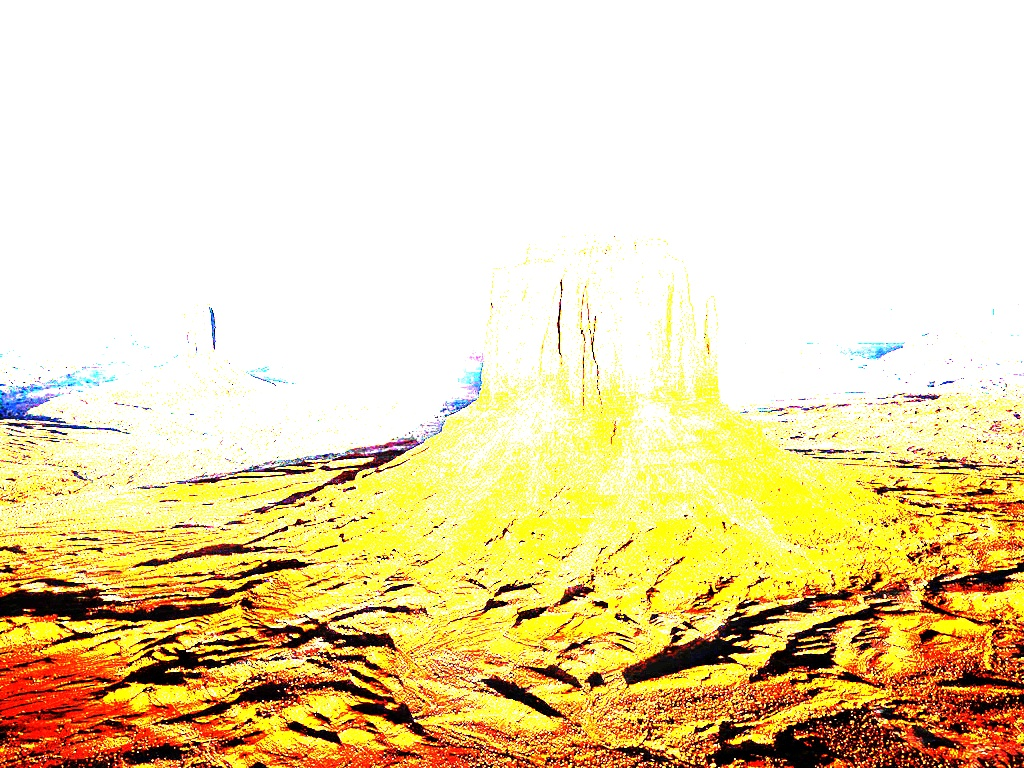
//> input picture ProcessamentoImagens/imagens/Desert.jpg, 1024 x 768 px
$ ./teste_opencv imagens/Desert.jpg   (built with g++ and OpenCV 4)
//> lines starting //> are read from the running program, lines starting //| are printed output that depends on the picture
/**
 * @function EqualizeHist_Demo.cpp
 * @brief Demo code for equalizeHist function
 * @author OpenCV team
 */

#include "cv.h"
#include "highgui.h"
#include <iostream>
#include <stdio.h>

using namespace cv;
using namespace std;

/**
 * @function main
 */
int main( int argc, char** argv )
{
  Mat src, dst;

  char* source_window = "Source image";
  char* equalized_window = "Equalized Image";

  /// Load image
  src = imread( argv[1], 1 );
//> src is the input picture: 768 rows x 1024 cols, CV_8UC3; mean B, G, R 173, 217.4, 233

  if( !src.data )
    { cout<<"Usage: ./Histogram_Demo <path_to_image>"<<endl;
      return -1;
    }

  /// Convert to grayscale
  cvtColor( src, src, CV_BGR2GRAY );
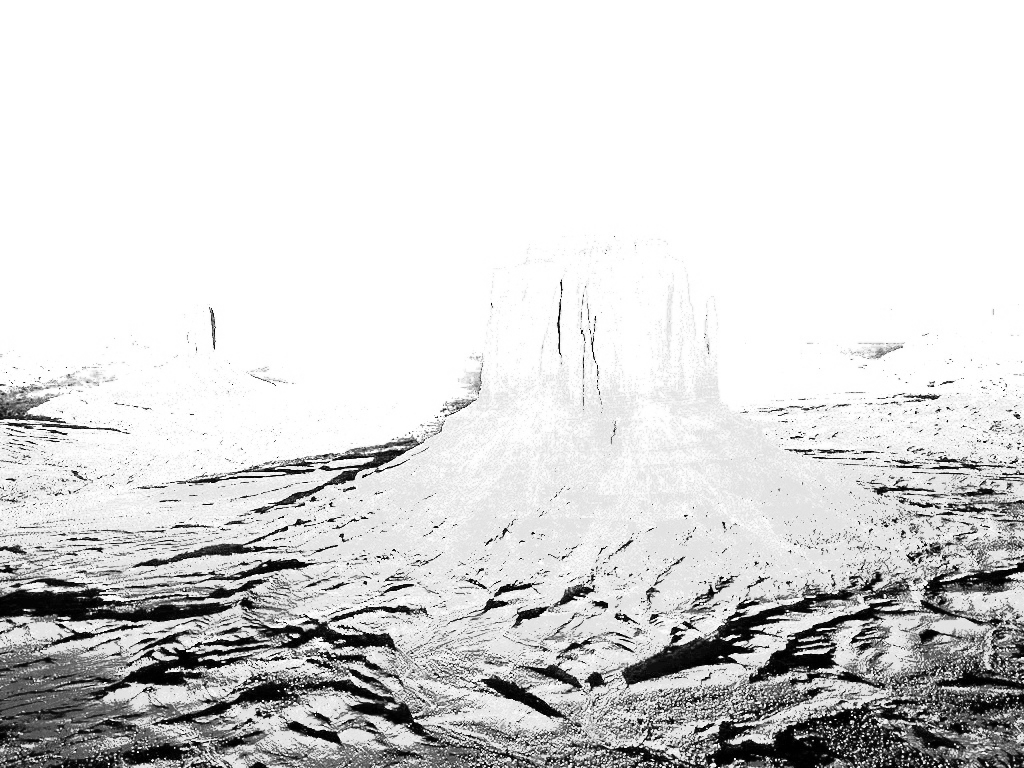
//> src: 768 rows x 1024 cols, CV_8UC1; min 0, max 255, mean 217

  /// Apply Histogram Equalization
  equalizeHist( src, dst );
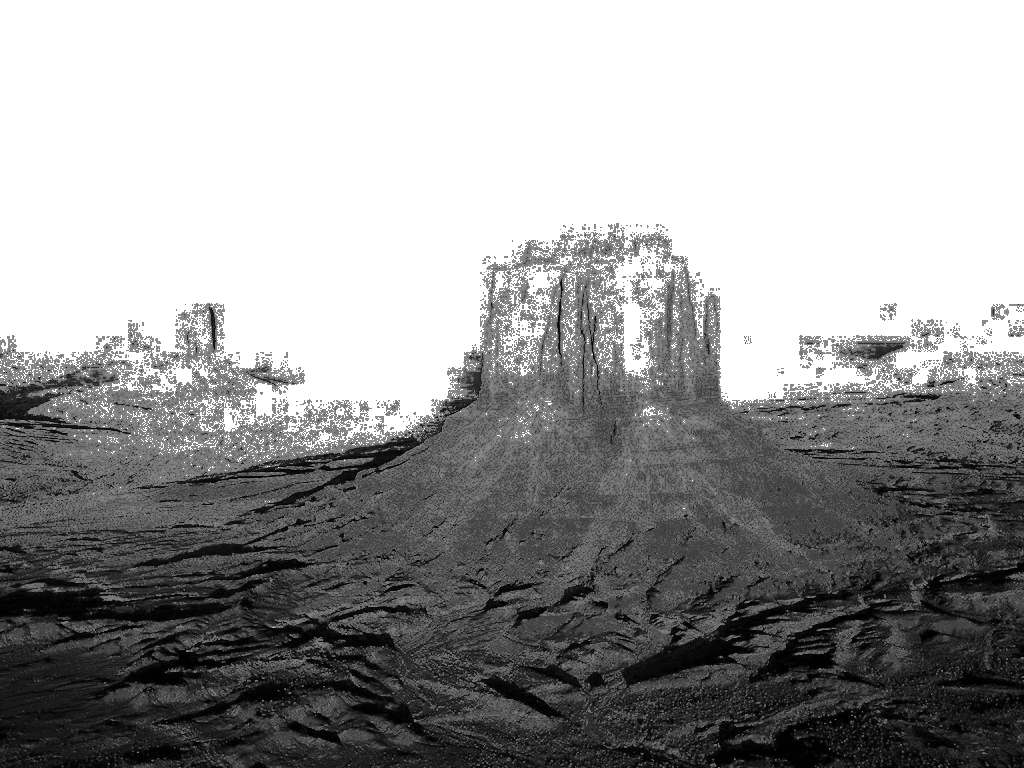
//> dst: 768 rows x 1024 cols, CV_8UC1; min 0, max 255, mean 155.6

  // [9 lines of commented-out code are left out]

   imwrite("saida/Penguins.jpg", dst);

  return 0;

}

$ run again, on ProcessamentoImagens/imagens/Penguins.png
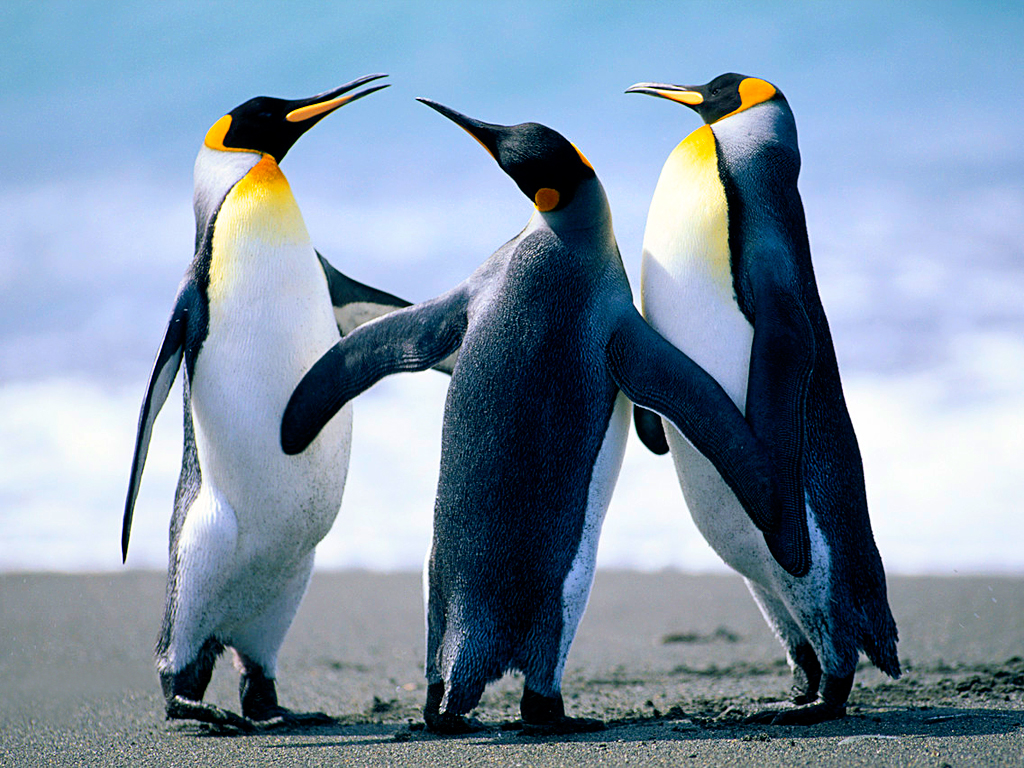
//> input picture ProcessamentoImagens/imagens/Penguins.png, 1024 x 768 px
//> src is the input picture: 768 rows x 1024 cols, CV_8UC3; mean B, G, R 168.1, 148, 127.8
//> `cvtColor( src, src, CV_BGR2GRAY );`:
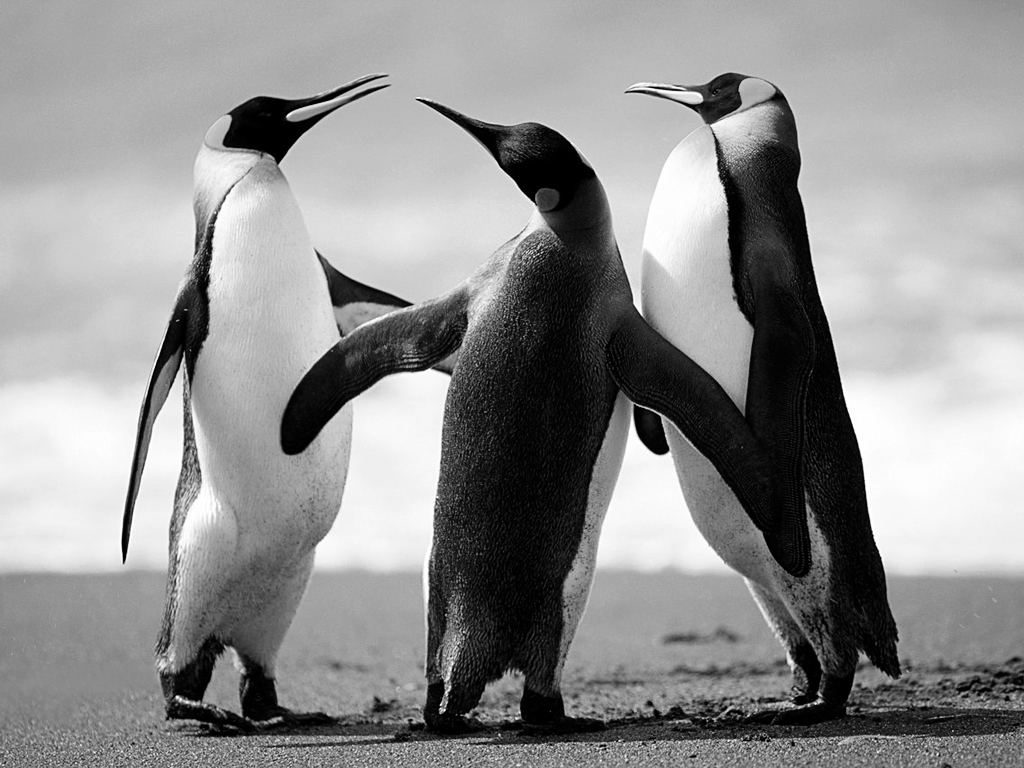
//> src: 768 rows x 1024 cols, CV_8UC1; min 0, max 255, mean 144.3
//> `equalizeHist( src, dst );`:
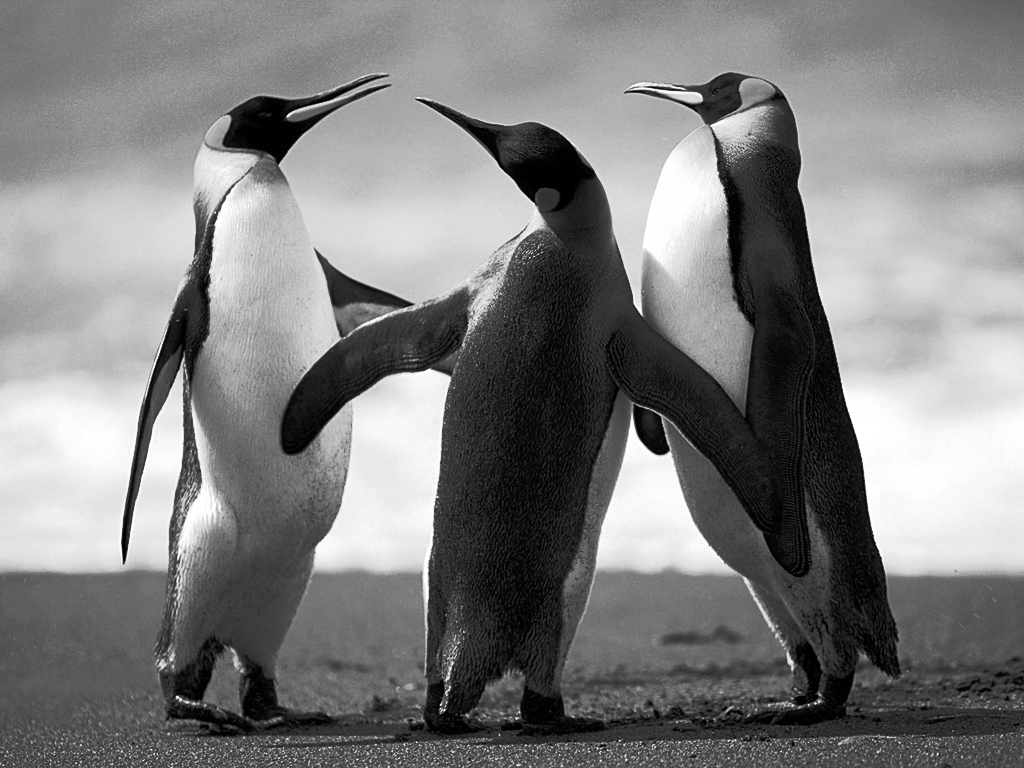
//> dst: 768 rows x 1024 cols, CV_8UC1; min 0, max 255, mean 127.1

$ run again, on ProcessamentoImagens/imagens/Tulips.jpeg
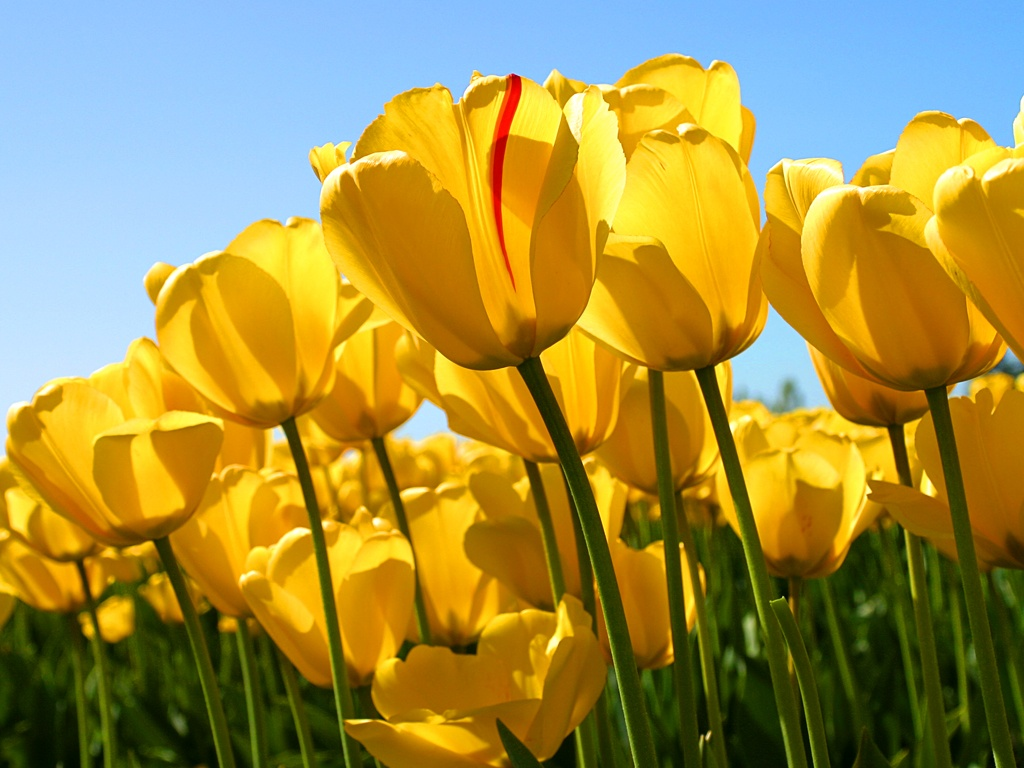
//> input picture ProcessamentoImagens/imagens/Tulips.jpeg, 1024 x 768 px
//> src is the input picture: 768 rows x 1024 cols, CV_8UC3; mean B, G, R 67.3, 143.3, 161.2
//> `cvtColor( src, src, CV_BGR2GRAY );`:
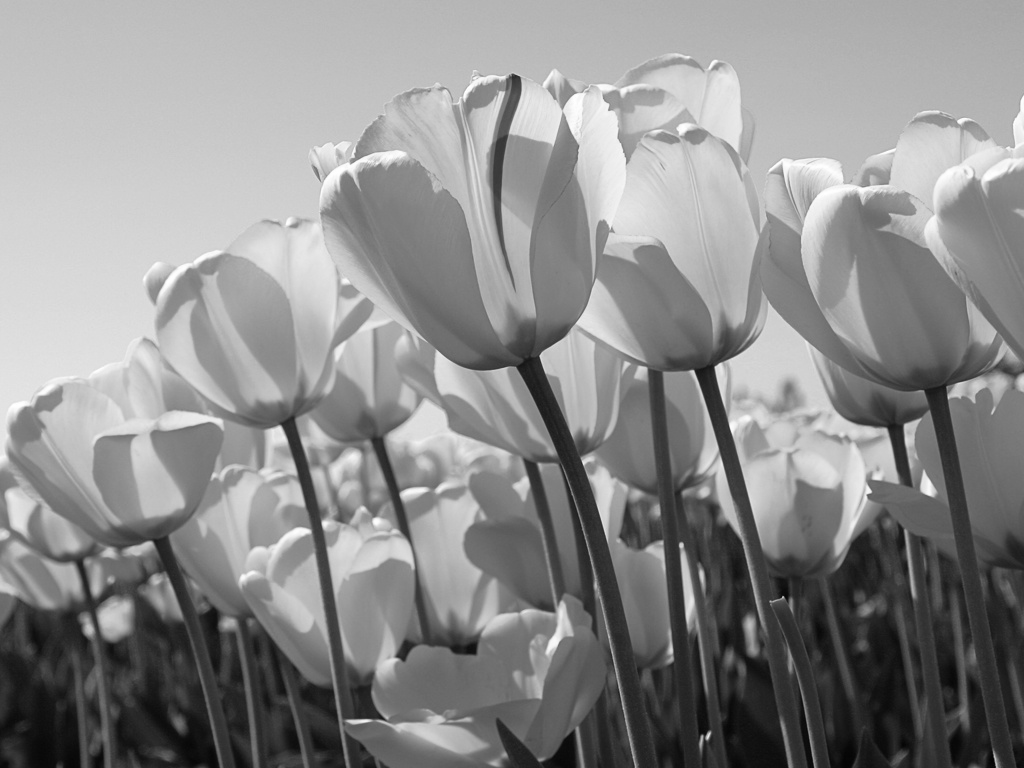
//> src: 768 rows x 1024 cols, CV_8UC1; min 4, max 255, mean 139.9
//> `equalizeHist( src, dst );`:
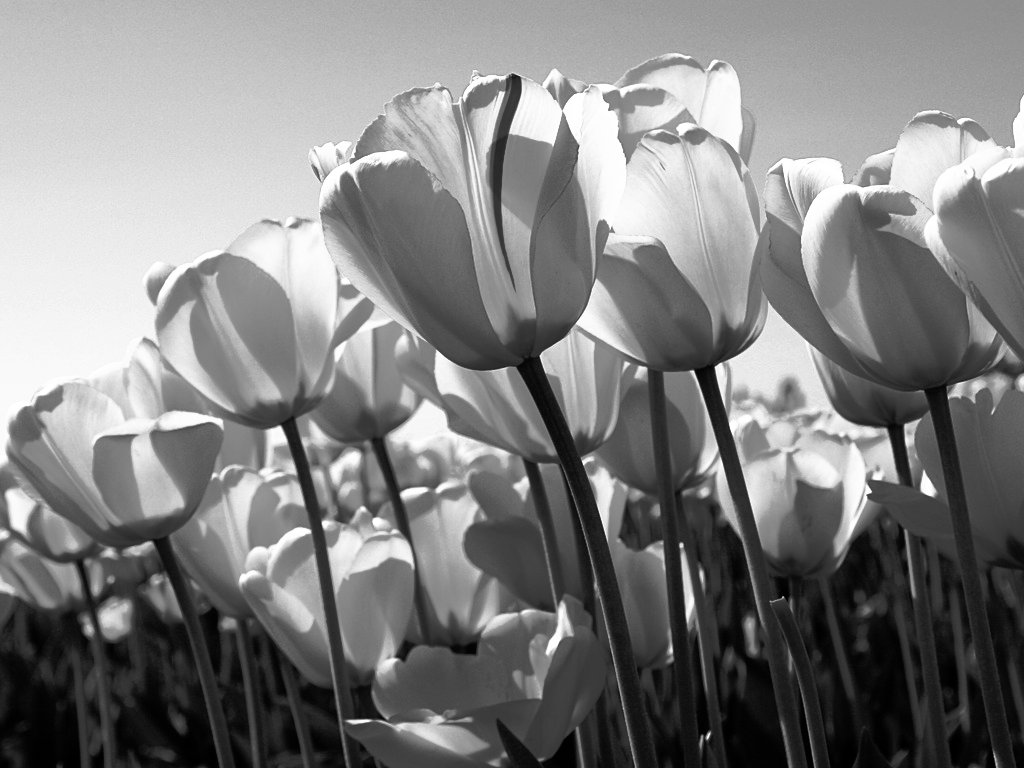
//> dst: 768 rows x 1024 cols, CV_8UC1; min 0, max 255, mean 128.2
